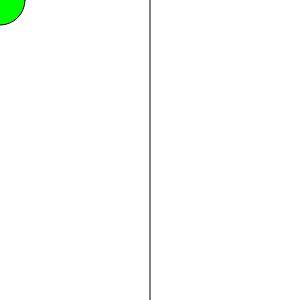
Frame 1 (no input)
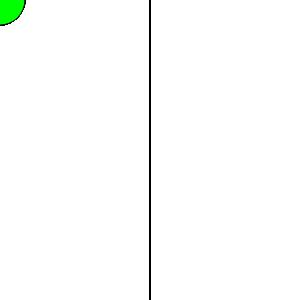
Frame 60 (no input)
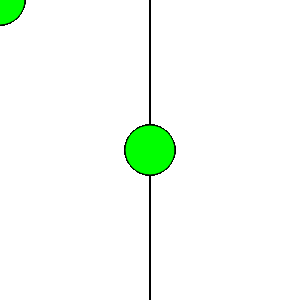
Frame 120 (the mouse pressed at the canvas centre since frame 60)

The p5.js sketch that drew these frames (run headless with seeded random() and noise() and a simulated clock; from frame 60 on, the mouse is pressed at the canvas centre):

// p5.js sketch
// ── sketch.js
var miColor; //delaramos una variable del tipo "color".

function setup() {
  createCanvas(300, 300); 
  miColor= color(0, 0, 0); //inicializamos color en negro
}

function draw() {
  line(width/2, 0, width/2, height);  //dibujamos una linea vertical en el centro
  
  //La sgte condicional dice:
  //si la posX del mouse es mayor a la mitad del canvas, cambia miColor a rojo
  //si no, cambia miColor a verde
  if (mouseX>width/2) {
    miColor = color(255, 0, 0);//cambiamos la variable a rojo
  } else {
    miColor=color(0, 255, 0);//cambiamos la variable a verde
  }

  //solo al final usamos la variable y dibujamos la elipse
  fill(miColor);
  ellipse(mouseX, mouseY, 50, 50);
}
